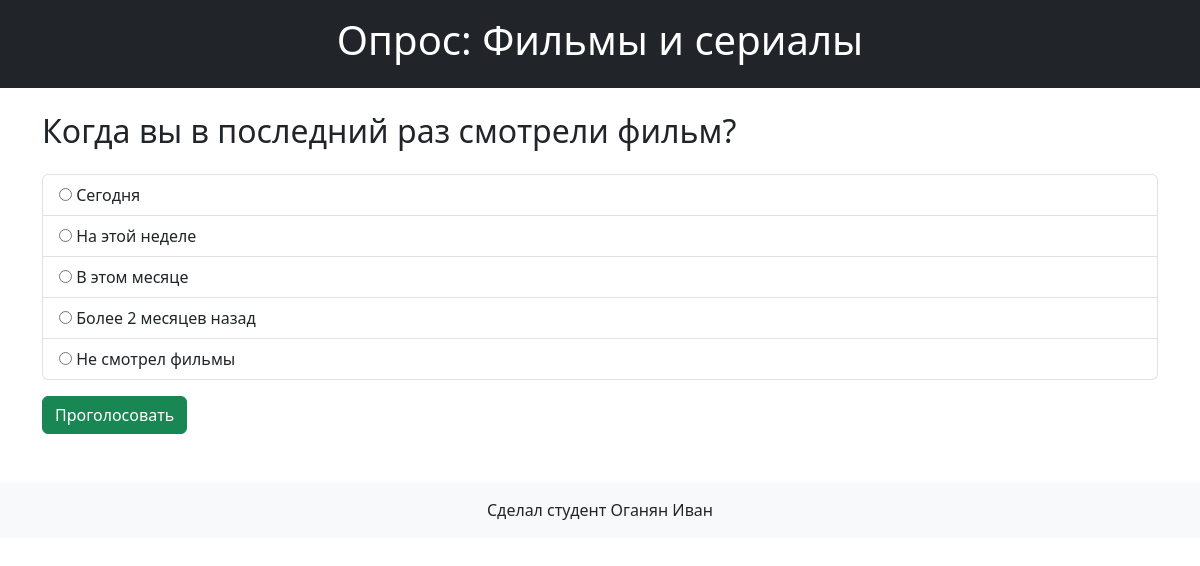
Page /polls/3/ on the committed database.
### polls/models.py (models this page shows, shortened)
class Question(models.Model):
    question_text = models.CharField('Текст вопроса', max_length=200)
    pub_date = models.DateTimeField('Дата публикации')

class Choice(models.Model):
    question = models.ForeignKey(Question, on_delete=models.CASCADE)
    choice_text = models.CharField('Текст ответа', max_length=200)
    votes = models.IntegerField('Голоса', default=0)

### polls/views.py (the view)
# urls.py: path('<int:question_id>/', views.detail, name='detail'),
def detail(request, question_id):
    question = get_object_or_404(Question, pk=question_id)
    return render(request, 'polls/detail.html', {'question': question})

### polls/templates/polls/detail.html (shortened to what this page needs)
<!DOCTYPE html>
<html lang="ru">
<head>
    <link href="https://cdn.jsdelivr.net/npm/bootstrap@5.3.0/dist/css/bootstrap.min.css" rel="stylesheet">
</head>
<body>
    <header class="bg-dark text-white py-3">
        <div class="container text-center">
            <h1>Опрос: Фильмы и сериалы</h1>
        </div>
    </header>
    <main class="container mt-4">
        <h2 class="mb-4">{{ question.question_text }}</h2>
        <form action="{% url 'polls:vote' question.id %}" method="post">
    <ul class="list-group mb-3">
        {% for choice in question.choice_set.all %}
            <li class="list-group-item">
                <input type="radio" name="choice" id="choice{{ forloop.counter }}" value="{{ choice.id }}">
                <label for="choice{{ forloop.counter }}">{{ choice.choice_text }}</label>
            </li>
        {% endfor %}
    </ul>
    <button type="submit" class="btn btn-success">Проголосовать</button>
</form>
    </main>
    <footer class="bg-light py-3 mt-5">
        <div class="container text-center">
            <p class="mb-0">Сделал студент Оганян Иван</p>
        </div>
    </footer>
</body>
</html>

### rows in the picture
Question: question_text "Когда вы в последний раз смотрели фильм?"
Choice: choice_text "Сегодня"
Choice: choice_text "На этой неделе"
Choice: choice_text "В этом месяце"
Choice: choice_text "Более 2 месяцев назад"
Choice: choice_text "Не смотрел фильмы"
